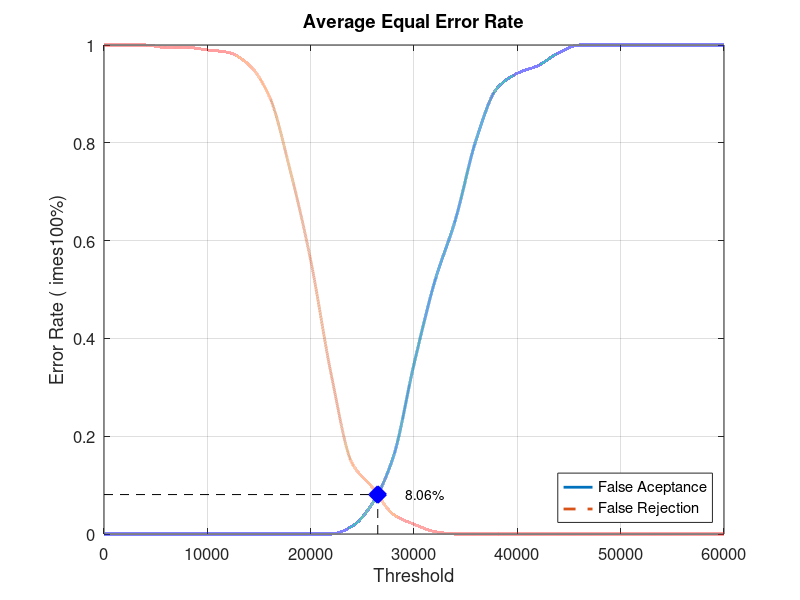
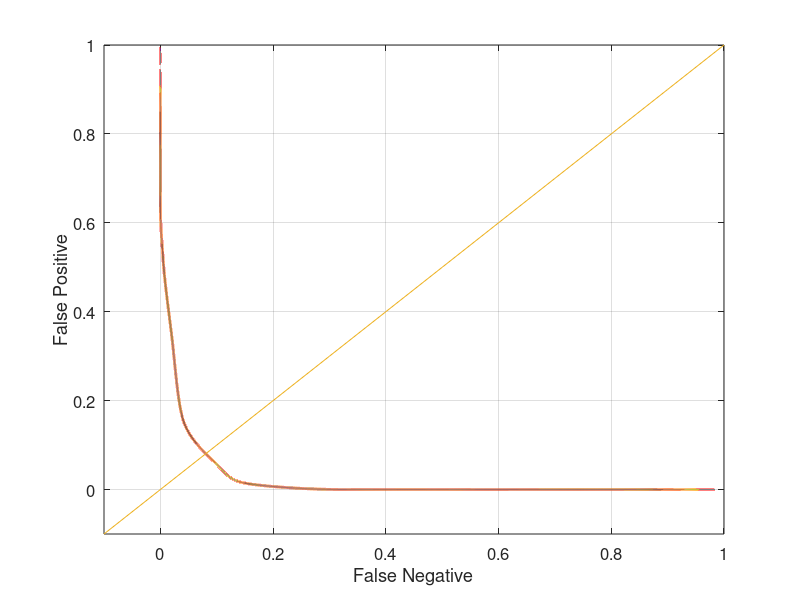

These charts were generated, in order, by the following MATLAB code:
close all;
clear;
clc;
x = 0:2000:60000;
xq = 0:0.5:60000;

y0 = [0 0 0 0 0 0 0 0 0 0 0 0 0.0157895 0.0631579 0.157895 0.347368 0.515789 0.642105 0.805263 0.910526 0.942105 0.957895 0.984211 1 1 1 1 1 1 1 1]
yy0 = interp1(x, y0, xq, 'pchip');
y1 = [1 1 1 0.995 0.995 0.99 0.985 0.96 0.895 0.745 0.56 0.325 0.145 0.095 0.04 0.02 0.005 0 0 0 0 0 0 0 0 0 0 0 0 0 0]
yy1 = interp1(x, y1, xq, 'pchip');

% Calculating EER: 
y2 = abs(y0 - y1);
find(y2 == min(y2))
yy2 = abs(yy0 - yy1);
xEER = find(yy2 == min(yy2));
xEERIndex = xq(xEER) % X-axis EER
yEER = yy0(xEER) % Y-axis EER

main = figure
plot(xq, yy0,'-','LineWidth', 2);	hold on
plot(xq, yy1,'--','LineWidth', 2);	hold on
plot([xEERIndex xEERIndex], [0 yEER], 'k--');	hold on
plot([0 xEERIndex], [yEER yEER], 'k--');	hold on
plot(xEERIndex, yEER, 'bx', 'LineWidth', 10);	hold on
text(xEERIndex + 10 * xEERIndex / 100, yEER, [num2str(round((10000 * yEER)) / 100) '%'])
legend('False Aceptance', 'False Rejection', 'Location', 'SouthEast')
xlabel('Threshold')
ylabel('Error Rate (	imes100%)')
title('Average Equal Error Rate')
set(gca, 'FontSize', 12)
axis([0 60000 0 1])
grid on

print(main, 'Database1_1Main', '-dpng');
FNRxFPR = figure('Color', [1 1 1]);
plot(yy1, yy0, '-', yy1, yy0, 'LineWidth', 2);
hold on
y = -0.1:0.1:1
plot(y, y); 
set(gca, 'FontSize', 12)
xlabel('False Negative')
ylabel('False Positive')
axis([-0.1 1 -0.1 1])
set(gca, 'FontSize', 12)
grid on

print(FNRxFPR, 'Database1_1FNRxFPR','-dpng');
